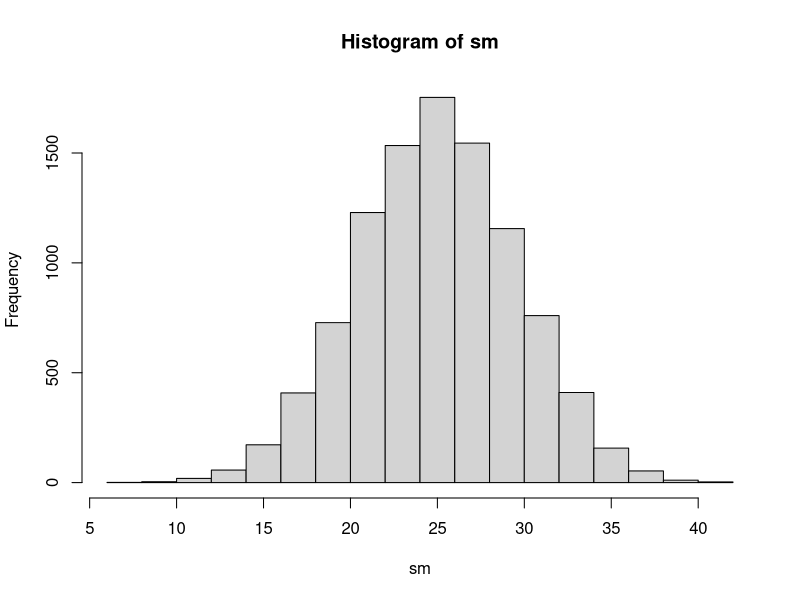
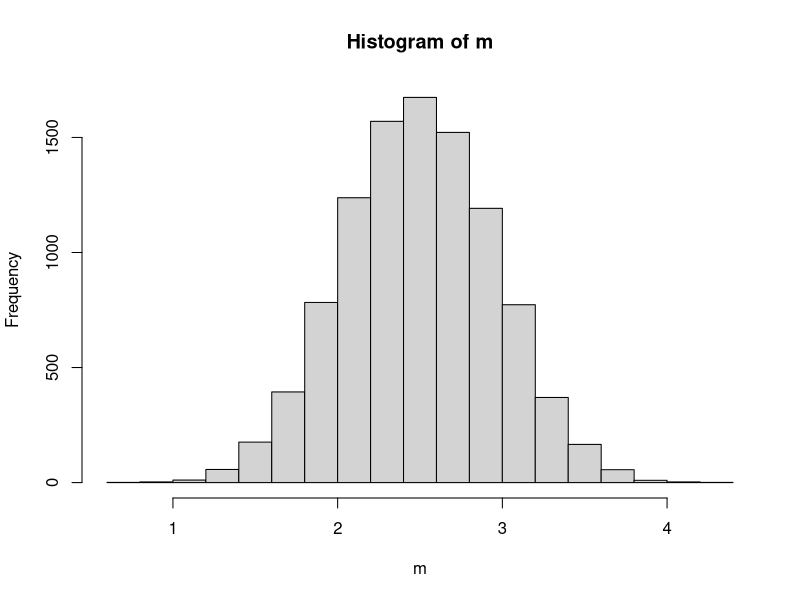
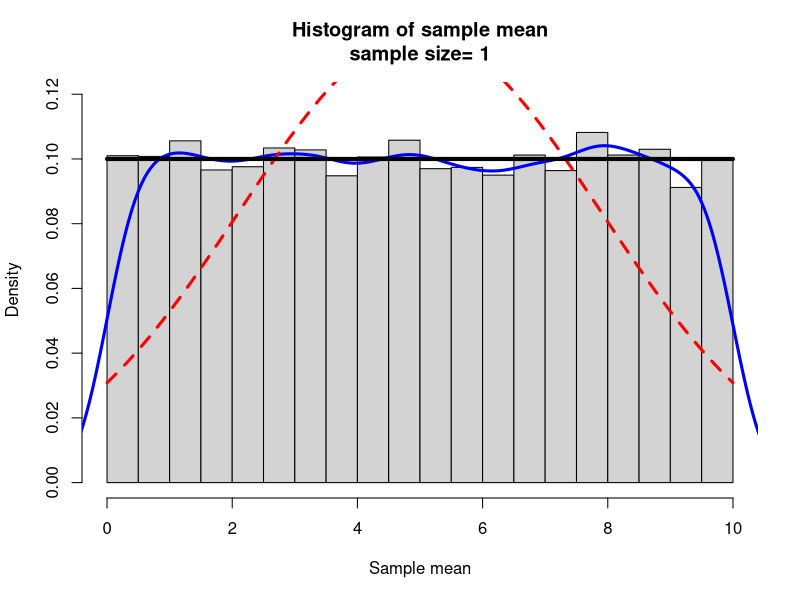
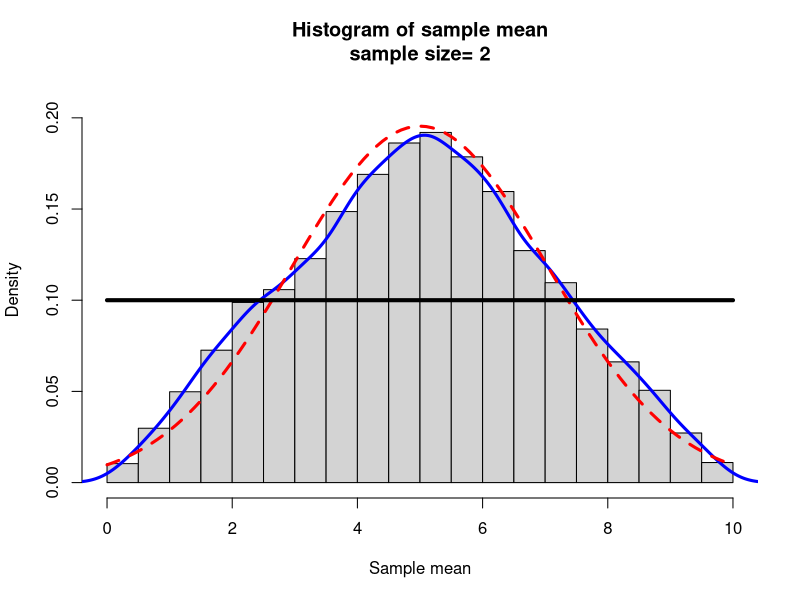
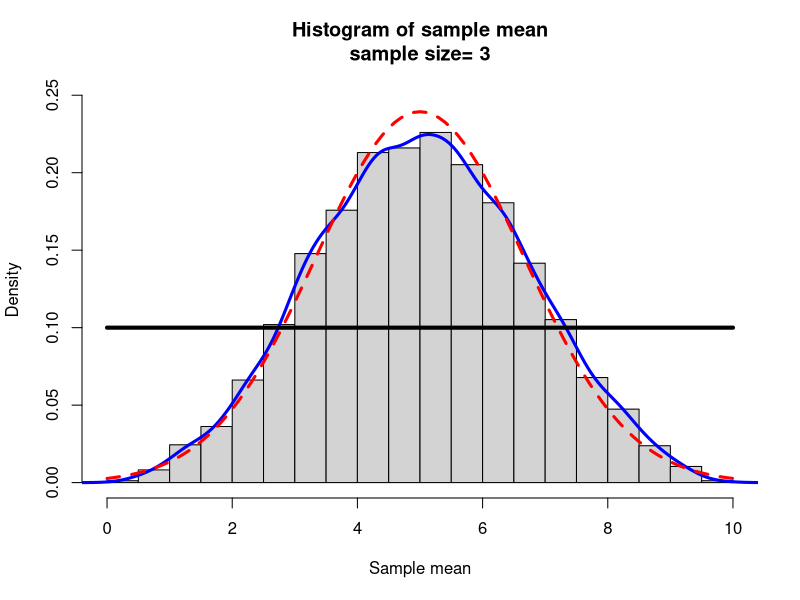
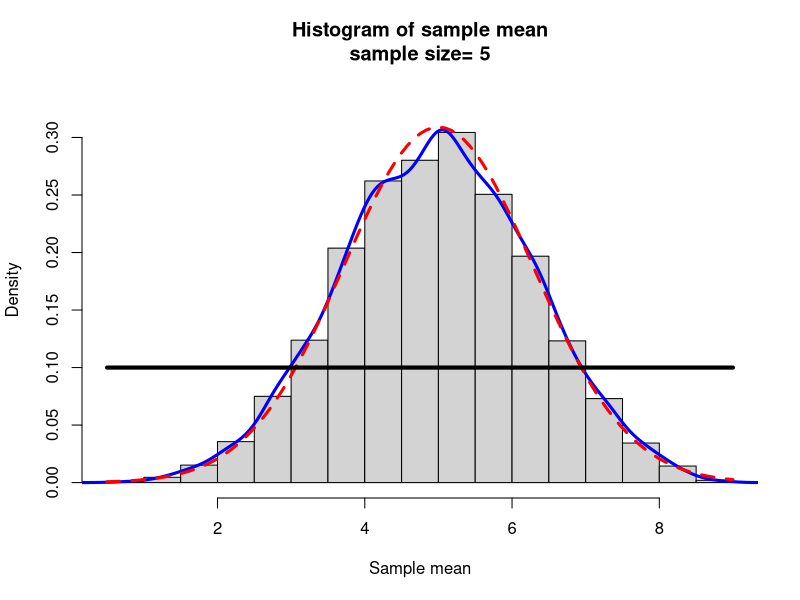
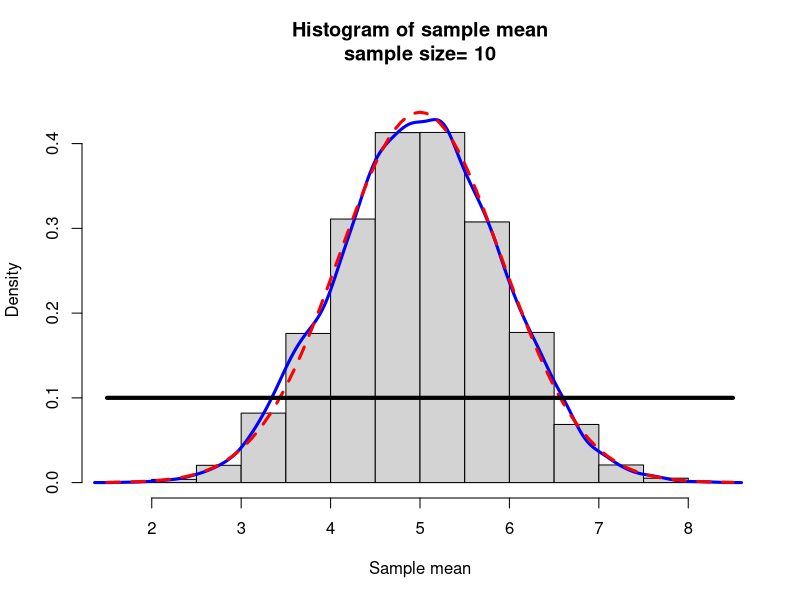
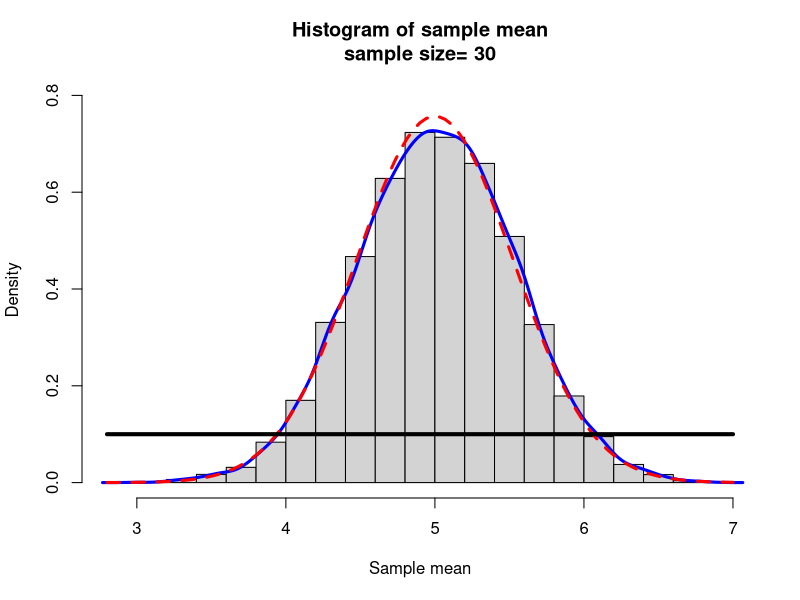

Source code (R) for these figures, in order:
## ---- chunk 1
knitr::opts_chunk$set(echo = TRUE)
## ---- chunk 2
getwd()
## ---- chunk 3
sample = runif(10, 0, 5)
sample
## ---- chunk 4
muPop = (0 + 5) / 2
vPop = (5 - 0)^2 / 12
c(muPop, vPop)
## ---- chunk 5
muSam = mean(sample)
vSam = var(sample)
c(muSam, vSam)
## ---- chunk 6
myclt=function(n,iter){
  y=runif(n*iter,0,5) # A
  data=matrix(y,nr=n,nc=iter,byrow=TRUE) #B
  sm=apply(data,2,sum) #C
  hist(sm)
  sm
}
# w=myclt(n=10,iter=10000) #D
## ---- chunk 7
w = myclt(n = 10, iter = 10000)
## ---- chunk 8
muW = mean(w)
vW = var(w)
c(muW, vW)
## ---- chunk 9
meanclt=function(n,iter){
  y=runif(n*iter,0,5) # A
  data=matrix(y,nr=n,nc=iter,byrow=TRUE) #B
  m=apply(data,2,mean) #C
  hist(m)
  m
}
## ---- chunk 10
m = meanclt(n = 10, iter = 10000)
## ---- chunk 11
muM = mean(m)
vM = var(m)
c(muM, vM)
## ---- chunk 12
mycltu=function(n,iter,a=0,b=10){
## r-random sample from the uniform
y=runif(n*iter,a,b)
## Place these numbers into a matrix
## The columns will correspond to the iteration and the rows will equal the sample size n
data=matrix(y,nr=n,nc=iter,byrow=TRUE)
## apply the function mean to the columns (2) of the matrix
## these are placed in a vector w
w=apply(data,2,mean)
## We will make a histogram of the values in w
## How high should we make y axis?
## All the values used to make a histogram are placed in param (nothing is plotted yet)
param=hist(w,plot=FALSE)
## Since the histogram will be a density plot we will find the max density

ymax=max(param$density)
## To be on the safe side we will add 10% more to this
ymax=1.1*ymax
## Now we can make the histogram
hist(w,freq=FALSE,  ylim=c(0,ymax), main=paste("Histogram of sample mean",
"\n", "sample size= ",n,sep=""),xlab="Sample mean")
## add a density curve made from the sample distribution
lines(density(w),col="Blue",lwd=3) # add a density plot
## Add a theoretical normal curve 
curve(dnorm(x,mean=(a+b)/2,sd=(b-a)/(sqrt(12*n))),add=TRUE,col="Red",lty=2,lwd=3) # add a theoretical curve
## Add the density from which the samples were taken
curve(dunif(x,a,b),add=TRUE,lwd=4)

}
## ---- chunk 13
mycltu(n=1, iter=10000, a=0,b=10)
mycltu(n=2, iter=10000, a=0,b=10)
mycltu(n=3, iter=10000, a=0,b=10)
mycltu(n=5, iter=10000, a=0,b=10)
mycltu(n=10, iter=10000, a=0,b=10)
mycltu(n=30, iter=10000, a=0,b=10)
## ---- chunk 14
mycltb=function(n,iter,p=0.5,...){

## r-random sample from the Binomial
y=rbinom(n*iter,size=n,prob=p)
## Place these numbers into a matrix
## The columns will correspond to the iteration and the rows will equal the sample size n
data=matrix(y,nr=n,nc=iter,byrow=TRUE)
## apply the function mean to the columns (2) of the matrix
## these are placed in a vector w
w=apply(data,2,mean)
## We will make a histogram of the values in w
## How high should we make y axis?
## All the values used to make a histogram are placed in param (nothing is plotted yet)
param=hist(w,plot=FALSE)
## Since the histogram will be a density plot we will find the max density

ymax=max(param$density)
## To be on the safe side we will add 10% more to this
ymax=1.1*ymax

## Now we can make the histogram
## freq=FALSE means take a density
hist(w,freq=FALSE,  ylim=c(0,ymax),
main=paste("Histogram of sample mean","\n", "sample size= ",n,sep=""),
xlab="Sample mean",...)
## add a density curve made from the sample distribution
#lines(density(w),col="Blue",lwd=3) # add a density plot
## Add a theoretical normal curve 
curve(dnorm(x,mean=n*p,sd=sqrt(p*(1-p))),add=TRUE,col="Red",lty=2,lwd=3) 
}
## ---- chunk 15
mycltb(n=4,iter=10000,p=0.3)
mycltb(n=5,iter=10000,p=0.3)
mycltb(n=10,iter=10000,p=0.3)
mycltb(n=20,iter=10000,p=0.3)
## ---- chunk 16
mycltb(n=4,iter=10000,p=0.7)
mycltb(n=5,iter=10000,p=0.7)
mycltb(n=10,iter=10000,p=0.7)
mycltb(n=20,iter=10000,p=0.7)
## ---- chunk 17
mycltb(n=4,iter=10000,p=0.5)
mycltb(n=5,iter=10000,p=0.5)
mycltb(n=10,iter=10000,p=0.5)
mycltb(n=20,iter=10000,p=0.5)
